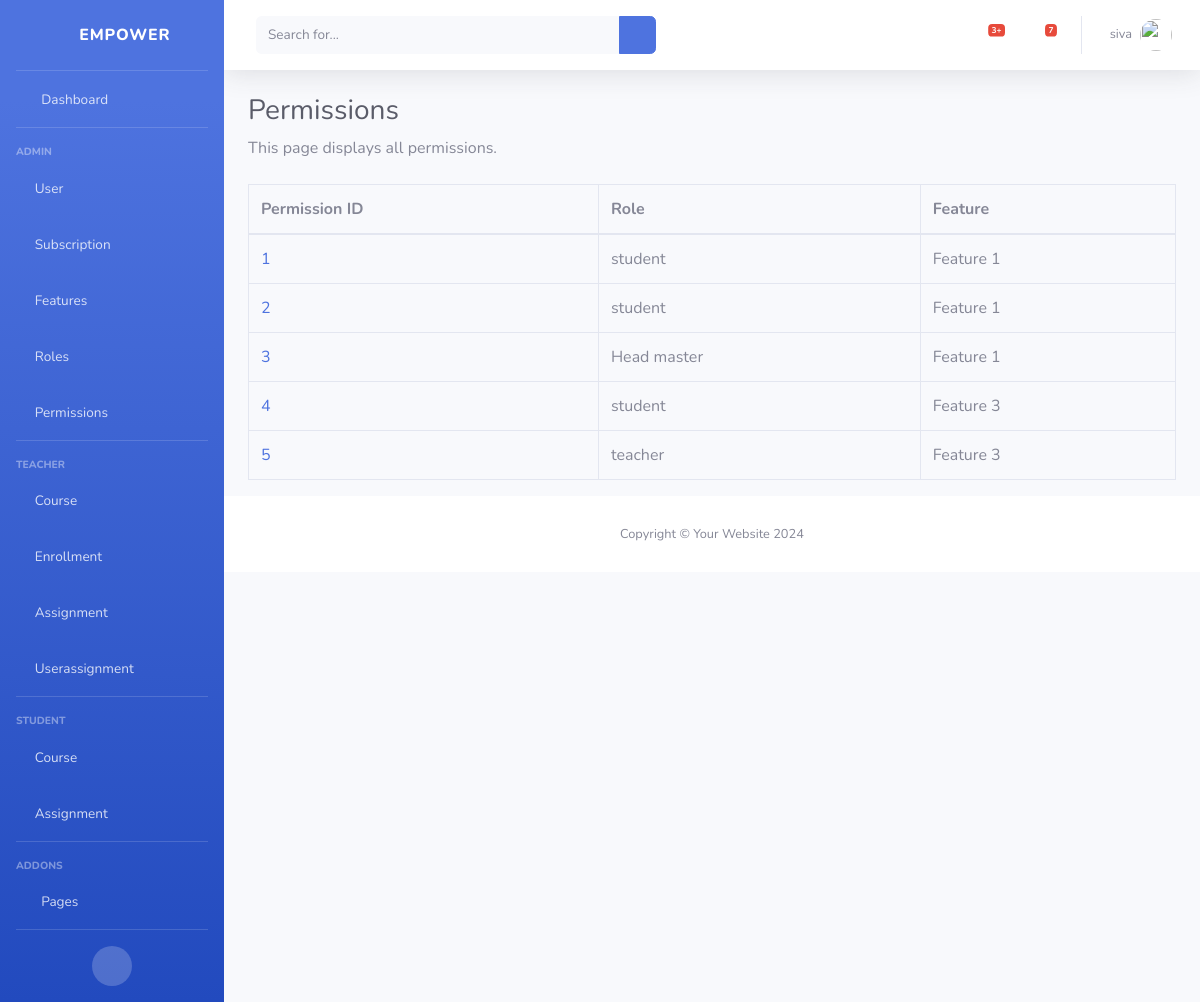
The page /permissions/ (signed in) on the database its author committed.
### classRoom/models.py (models this page shows)
class Permission(models.Model):
    id = models.AutoField(primary_key=True)
    role = models.ForeignKey(Role, on_delete=models.CASCADE)
    feature = models.ForeignKey(Feature, on_delete=models.CASCADE)

class Role(models.Model):
    id = models.AutoField(primary_key=True)
    role_name = models.CharField(max_length=255)

class Feature(models.Model):
    id = models.AutoField(primary_key=True)
    feature_name = models.CharField(max_length=255)

### classRoom/views.py (the view)
# urls.py: path('permissions/', view_permissions, name='view_permissions'),
def view_permissions(request):
    permissions = Permission.objects.all()
    return render(request, 'permissions/view_permissions.html', {'permissions': permissions})

### classRoom/templates/permissions/view_permissions.html
{% extends 'base.html' %}
{% block content %}
    <h1 class="h3 mb-2 text-gray-800">Permissions</h1>
    <p class="mb-4">This page displays all permissions.</p>
    <table class="table table-bordered" id="dataTable" width="100%" cellspacing="0">
        <thead>
            <tr>
                <th>Permission ID</th>
                <th>Role</th>
                <th>Feature</th>
            </tr>
        </thead>
        <tbody>
            {% for permission in permissions %}
                <tr>
                    <td><a href="{% url 'view_permission' permission.id %}">{{ permission.id }}</a></td>
                    <td>{{ permission.role.role_name }}</td>
                    <td>{{ permission.feature.feature_name }}</td>
                </tr>
            {% endfor %}
        </tbody>
    </table>
{% endblock %}

### classRoom/templates/base.html (shortened to what this page needs)
{% load static %}
<!DOCTYPE html>
<html lang="en">
<head>
    <link rel="stylesheet" href="{% static 'vendor/fontawesome-free/css/all.min.css' %}" type="text/css">
    <link rel="stylesheet" href="{% static 'css/sb-admin-2.min.css' %}">
</head>
<body id="page-top">
    <div id="wrapper">
        <ul class="navbar-nav bg-gradient-primary sidebar sidebar-dark accordion" id="accordionSidebar">
            <a class="sidebar-brand d-flex align-items-center justify-content-center" href="{% url 'index' %}">
                <div class="sidebar-brand-icon rotate-n-15">
                    <i class="fas fa-chess-knight"></i>
                </div>
                <div class="sidebar-brand-text mx-3">Empower</div>
            </a>
            <hr class="sidebar-divider my-0">
            <li class="nav-item">
                <a class="nav-link" href="{% url 'index' %}">
                    <i class="fas fa-fw fa-tachometer-alt"></i>
                    <span>Dashboard</span></a>
            </li>
            <hr class="sidebar-divider">
            <div class="sidebar-heading">
                Admin
            </div>
            <li class="nav-item">
                <a class="nav-link" href="{% url 'view_users' %}" >
                    <i class="fas fa-user-shield"></i>
                    <span>User</span>
                </a>
            </li>
            <li class="nav-item">
                <a class="nav-link" href="{% url 'view_subscriptions' %}" >
                    <i class="fas fa-user-shield"></i>
                    <span>Subscription</span>
                </a>
            </li>
            <li class="nav-item">
                <a class="nav-link" href="{% url 'view_features' %}" >
                    <i class="fas fa-user-shield"></i>
                    <span>Features</span>
                </a>
            </li>
            <li class="nav-item">
                <a class="nav-link" href="{% url 'view_roles' %}" >
                    <i class="fas fa-user-shield"></i>
                    <span>Roles</span>
                </a>
            </li>
            <li class="nav-item">
                <a class="nav-link" href="{% url 'view_permissions' %}" >
                    <i class="fas fa-user-shield"></i>
                    <span>Permissions</span>
                </a>
            </li>
            <hr class="sidebar-divider">
            <div class="sidebar-heading">
                Teacher
            </div>
            <li class="nav-item">
                <a class="nav-link" href="{% url 'view_courses' %}" >
                    <i class="fas fa-chalkboard-teacher"></i>
                    <span>Course</span>
                </a>
            </li>
            <li class="nav-item">
                <a class="nav-link" href="{% url 'view_enrollments' %}" >
                    <i class="fas fa-chalkboard-teacher"></i>
                    <span>Enrollment</span>
                </a>
            </li>
            <li class="nav-item">
                <a class="nav-link" href="{% url 'view_assignments' %}" >
                    <i class="fas fa-chalkboard-teacher"></i>
                    <span>Assignment</span>
                </a>
            </li>
            <li class="nav-item">
                <a class="nav-link" href="{% url 'view_userassignments' %}" >
                    <i class="fas fa-chalkboard-teacher"></i>
                    <span>Userassignment</span>
                </a>
            </li>
            <hr class="sidebar-divider">
            <div class="sidebar-heading">
                Student
            </div>
            <li class="nav-item">
                <a class="nav-link" href="{% url 'view_courses' %}" >
                    <i class="fas fa-user-graduate"></i>
                    <span>Course</span>
                </a>
                <a class="nav-link" href="{% url 'view_assignments' %}" >
                    <i class="fas fa-user-graduate"></i>
                    <span>Assignment</span>
                </a>
            </li>
            <hr class="sidebar-divider">
            <div class="sidebar-heading">
                Addons
            </div>
            <li class="nav-item">
                <a class="nav-link collapsed" href="#" data-toggle="collapse" data-target="#collapsePages"
                    aria-expanded="true" aria-controls="collapsePages">
                    <i class="fas fa-fw fa-folder"></i>
                    <span>Pages</span>
                </a>
            </li>
            <hr class="sidebar-divider d-none d-md-block">
            <div class="text-center d-none d-md-inline">
                <button class="rounded-circle border-0" id="sidebarToggle"></button>
            </div>
        </ul>
        <div id="content-wrapper" class="d-flex flex-column">
            <nav class="navbar navbar-expand navbar-light bg-white topbar mb-4 static-top shadow">
                <form
                    class="d-none d-sm-inline-block form-inline mr-auto ml-md-3 my-2 my-md-0 mw-100 navbar-search">
                    <div class="input-group">
                        <input type="text" class="form-control bg-light border-0 small" placeholder="Search for..."
                            aria-label="Search" aria-describedby="basic-addon2">
                        <div class="input-group-append">
                            <button class="btn btn-primary" type="button">
                                <i class="fas fa-search fa-sm"></i>
                            </button>
                        </div>
                    </div>
                </form>
                <ul class="navbar-nav ml-auto">
                    <li class="nav-item dropdown no-arrow mx-1">
                        <a class="nav-link dropdown-toggle" href="#" id="alertsDropdown" role="button"
                            data-toggle="dropdown" aria-haspopup="true" aria-expanded="false">
                            <i class="fas fa-bell fa-fw"></i>
                            <span class="badge badge-danger badge-counter">3+</span>
                        </a>
                    </li>
                    <li class="nav-item dropdown no-arrow mx-1">
                        <a class="nav-link dropdown-toggle" href="#" id="messagesDropdown" role="button"
                            data-toggle="dropdown" aria-haspopup="true" aria-expanded="false">
                            <i class="fas fa-envelope fa-fw"></i>
                            <span class="badge badge-danger badge-counter">7</span>
                        </a>
                    </li>
                    <li class="nav-item dropdown no-arrow">
                        <a class="nav-link dropdown-toggle" href="#" id="userDropdown" role="button"
                            data-toggle="dropdown" aria-haspopup="true" aria-expanded="false">
                            {% if user.is_authenticated %}
                                <span class="mr-2 d-none d-lg-inline text-gray-600 small">{{ user.username }}</span>
                            {% endif %}
                            <img class="img-profile rounded-circle" src="{% static 'img/undraw_profile.svg' %}">
                        </a>
                    </li>
                </ul>
            </nav>
            <div class="container-fluid">
                {% block content %}
                {% endblock %}
            </div>
            <footer class="sticky-footer bg-white">
                <div class="container my-auto">
                    <div class="copyright text-center my-auto">
                        <span>Copyright &copy; Your Website 2024</span>
                    </div>
                </div>
            </footer>
        </div>
    </div>
</body>
</html>

### rows shown on the page
Permission: id "1", role.role_name "student", feature.feature_name "Feature 1"
Permission: id "2", role.role_name "student", feature.feature_name "Feature 1"
Permission: id "3", role.role_name "Head master", feature.feature_name "Feature 1"
Permission: id "4", role.role_name "student", feature.feature_name "Feature 3"
Permission: id "5", role.role_name "teacher", feature.feature_name "Feature 3"

### other values the page prints
{{ user.username }} "siva"
